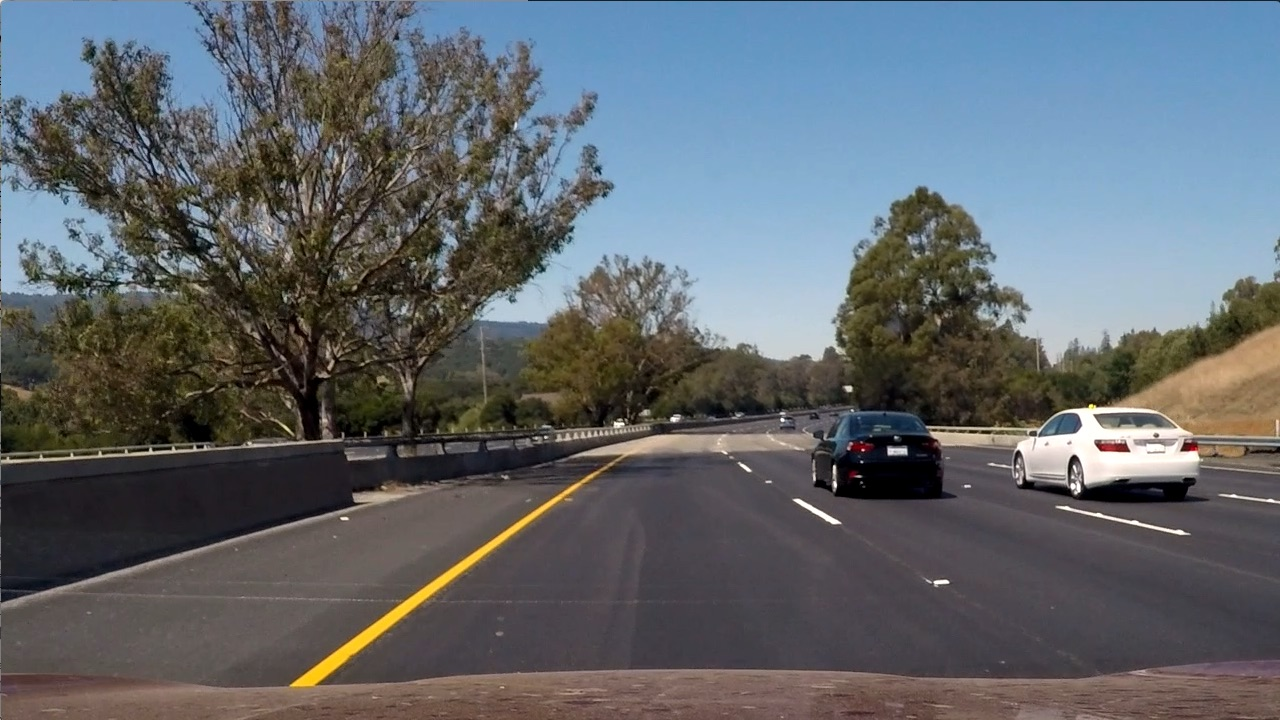
//> input picture test6.jpg, 1280 x 720 px
$ ./main   (built with g++ and OpenCV 4)
//> lines starting //> are read from the running program, lines starting //| are printed output that depends on the picture
//
//  main.cpp
//  demo
//
//  Created by morpheus on 21/04/2017.
//  Copyright © 2017 morpheus. All rights reserved.
//

#include <iostream>
#include <unistd.h>
#include "opencv2/imgproc/imgproc.hpp"
#include "opencv2/highgui/highgui.hpp"

using namespace std;
using namespace cv;

/**
 * sobelOperate : take Sobel operation on srcImage for edge detection and return the matrix of magnitude of gradient
 *                  the return matrix can be used to calculate Non-maximun-suppression
 */
Mat sobelOperate(const Mat &srcImage, Mat &resultImage, float minThresh, float maxThresh) {

    int nRows = srcImage.rows - 2;
    int nCols = srcImage.cols - 2;

    // Define Sobel kernel for X and Y direction
    Mat sobelx = (Mat_<double>(3,3) << 1, 0, -1, 2, 0, -2,  1,  0, -1);
    Mat sobely = (Mat_<double>(3,3) << 1, 2,  1, 0, 0,  0, -1, -2, -1);

    // Define Matrix of gradient value for Non-Maximum Suppression operation
    Mat gradMagMat = Mat::zeros(nRows, nCols, CV_32F);

    // Define Variables for detected edge value for X and Y direction
    double edgeX = 0;
    double edgeY = 0;
    // Define Variable for Gradient value
    double gradMag = 0;

    // perform Sobel Operation
    for (int k = 1; k < srcImage.rows - 1; ++k) {
        for (int n = 1; n < srcImage.cols - 1; ++n) {
            edgeX = 0;
            edgeY = 0;

            // Calculate gradient for both X and Y direction
            for (int i = -1; i <= 1; ++i) {
                for (int j = -1; j <= 1; ++j) {
                    edgeX += srcImage.at<uchar>(k+i, n+j) * sobelx.at<double>(1+i, 1+j);
                    edgeY += srcImage.at<uchar>(k+i, n+j) * sobely.at<double>(1+i, 1+j);
                }
            }

            // Calculate magnitude of gradient
            gradMag = sqrt(pow(edgeY, 2) + pow(edgeX, 2));
            // convert to binary image
            resultImage.at<uchar>(k-1, n-1) = ((gradMag > minThresh) && (gradMag < maxThresh) ? 255 : 0);
            // store gradient magnitude for calculate nms operation
            gradMagMat.at<float>(k-1, n-1) = gradMag;
        }
    }

    return gradMagMat;
}

/**
 * nmsOperate: take Non-Maximum-Suppression operation of gradMagMat for eliminate false edge and return the result image
 */
Mat nmsOperate(Mat gradMagMat, float minThresh) {

    const int nRows = gradMagMat.rows;
    const int nCols = gradMagMat.cols;

    Mat tempImageMat = Mat::zeros(nRows, nCols, gradMagMat.type());

    float *pDataMag = (float *)gradMagMat.data;
    float *pDataTmp = (float *)tempImageMat.data;

    printf("nRows: %d\n", nRows);
    printf("nCols: %d\n", nCols);

    // NMS operation: Compare with adjacent pixel for checking the pixel is Edge or not
    for (int i=1; i != nRows - 1; ++i) {
        for (int j=1; j != nCols - 1; ++j) {

            bool b1 = (pDataMag[i * nCols + j] > pDataMag[i * nCols + j - 1]);
            bool b2 = (pDataMag[i * nCols + j] > pDataMag[i * nCols + j + 1]);
            bool b3 = (pDataMag[i * nCols + j] > pDataMag[(i-1) * nCols + j]);
            bool b4 = (pDataMag[i * nCols + j] > pDataMag[(i+1) * nCols + j]);
            pDataTmp[i * nCols + j] = 255 * ((pDataMag[i * nCols + j] > minThresh) && ((b1 && b2) || (b3 && b4) ));
        }
    }

    tempImageMat.convertTo(tempImageMat, CV_8UC1);
    return tempImageMat.clone();

}


int main(int argc, const char * argv[]) {
    // insert code here...
    cout << "Hello, World!\n";

    char *dir = getcwd(NULL, 0);
    if (!dir) {
        return 2;
    }

    string sourceFile = "/test6.jpg";
    string strSobelFile = "/sobel_image.jpg";
    string strNMSFile = "/nms_image.jpg";

    string strDir = string(dir);
    string strSourcePath = strDir + sourceFile;
    Mat srcImage = cv::imread(strSourcePath);
//> srcImage is the input picture: 720 rows x 1280 cols, CV_8UC3; mean B, G, R 107.9, 102.6, 97

    if (srcImage.empty()) {
        return 1;
    }

    Mat srcGray;
    cvtColor(srcImage, srcGray, CV_RGB2GRAY);
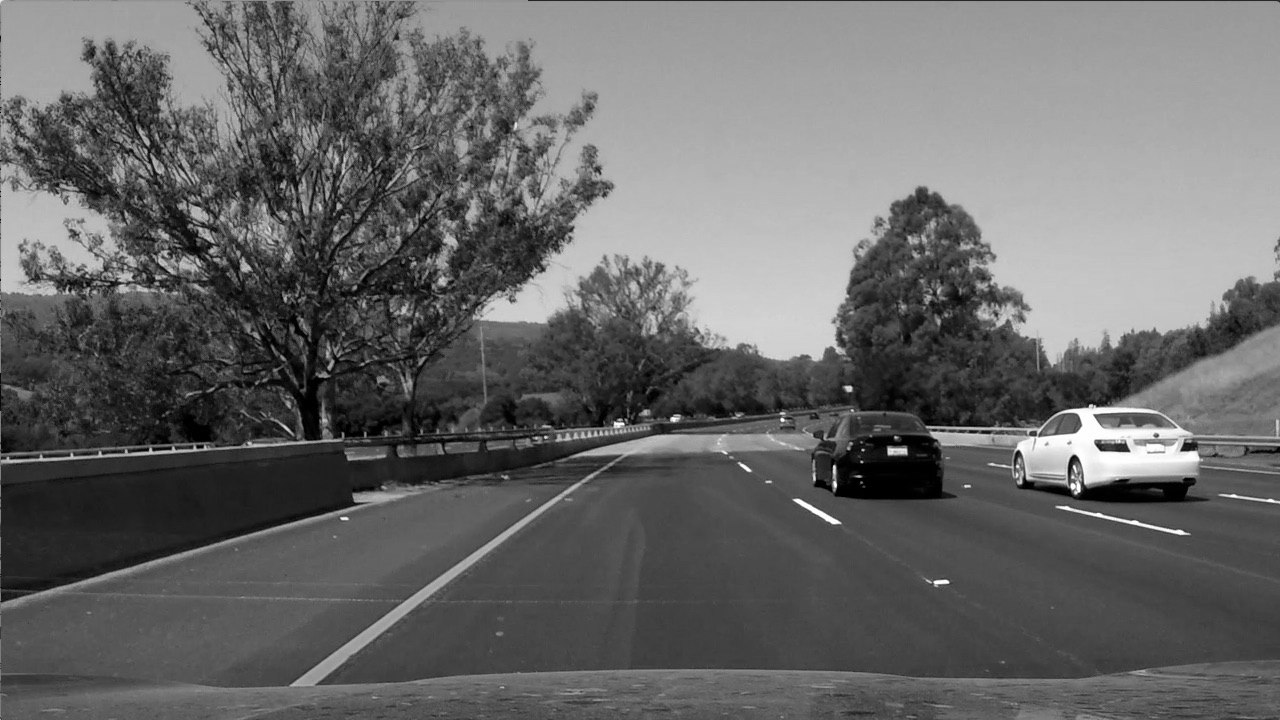
//> srcGray: 720 rows x 1280 cols, CV_8UC1; min 0, max 255, mean 103.6

    Mat sobelImage = Mat::zeros(srcGray.rows-2, srcGray.cols-2, srcGray.type());
    Mat gradMagMat = sobelOperate(srcGray, sobelImage, 50, 200);
//> the loop in sobelOperate, `for (int k = 1; k < srcImage.rows - 1; ++k)` made 718 passes
//> (edgeX, edgeY, gradMag) on passes 1 to 3: (185, -361, 405.6), (168, -288, 333.4), (52, -70, 87.2)
//> after the loop in sobelOperate, `for (int k = 1; k < srcImage.rows - 1; ++k)`:
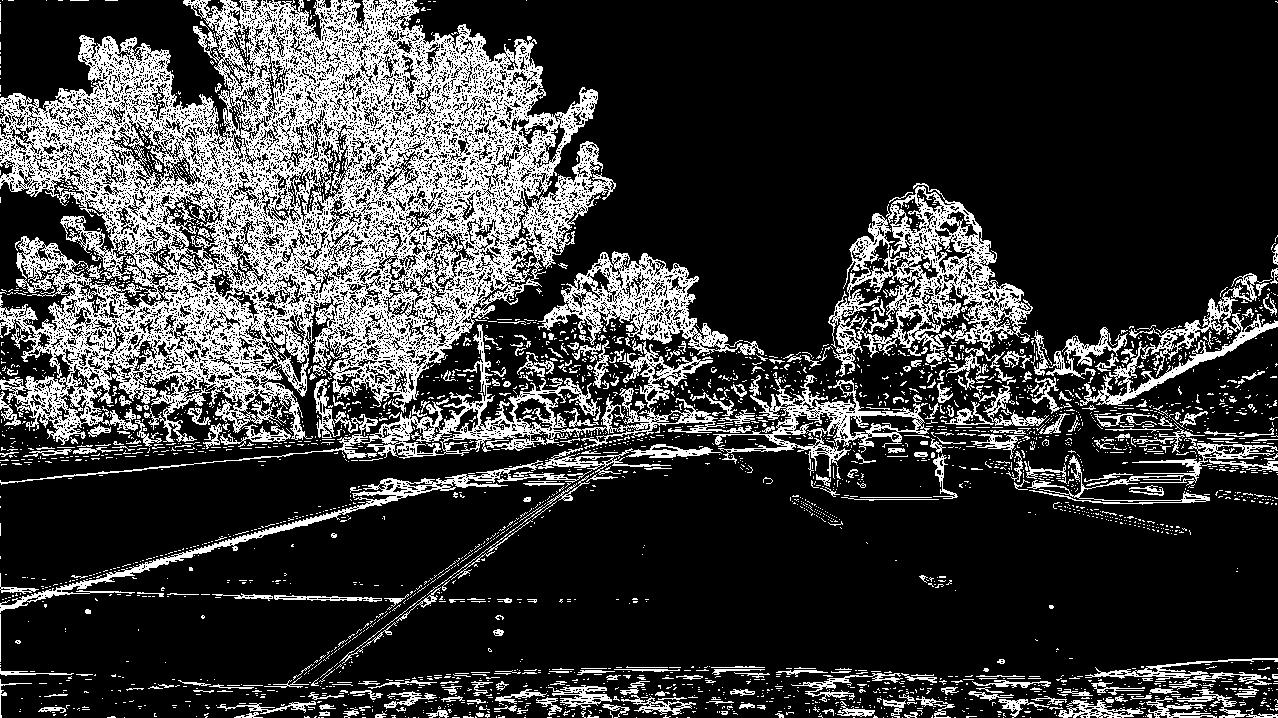
//> resultImage: 718 rows x 1278 cols, CV_8UC1; 22.6% white in thin lines or dots
//> after the loop in sobelOperate, `for (int k = 1; k < srcImage.rows - 1; ++k)`:
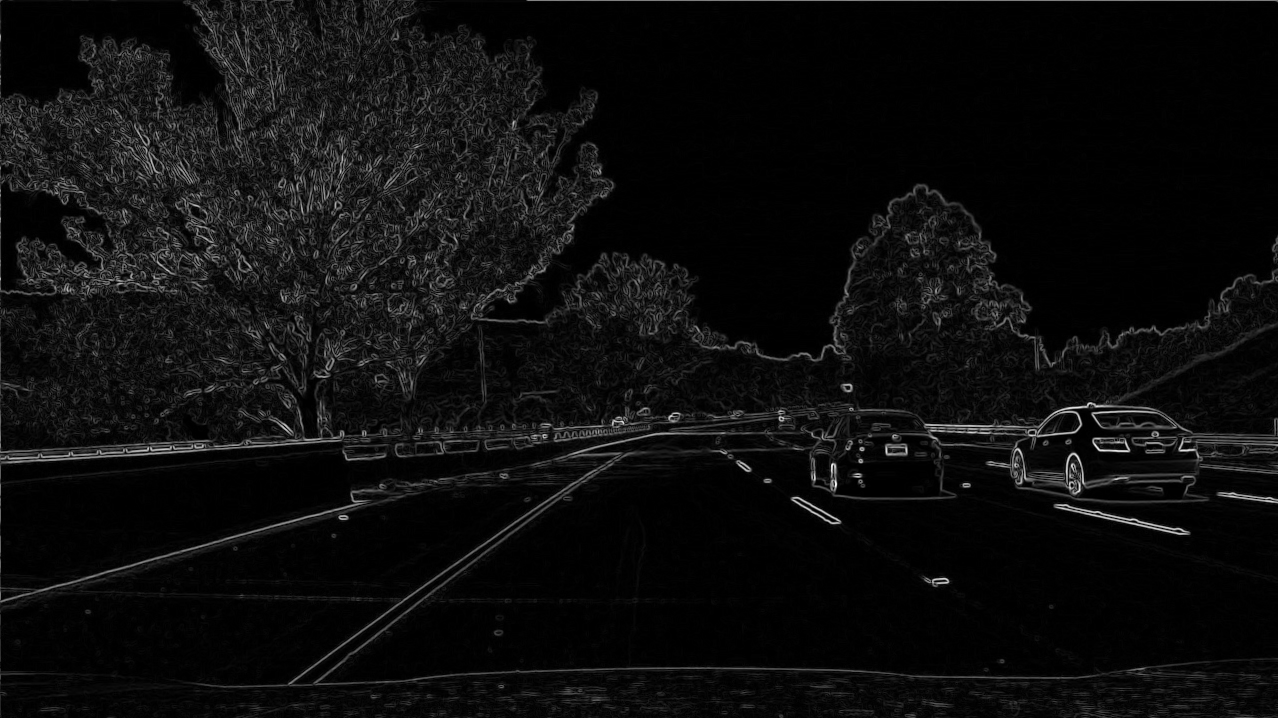
//> gradMagMat: 718 rows x 1278 cols, CV_32FC1; min 0, max 892.7, mean 48.2; drawn with min black and max white
//> after the loop in sobelOperate, `for (int k = 1; k < srcImage.rows - 1; ++k)`: edgeX = -104; edgeY = 26; gradMag = 107.2
    Mat nmsImage = nmsOperate(gradMagMat, 50);
//| nRows: 718
//| nCols: 1278
//> after the loop in nmsOperate, `for (int i=1; i != nRows - 1; ++i)`:
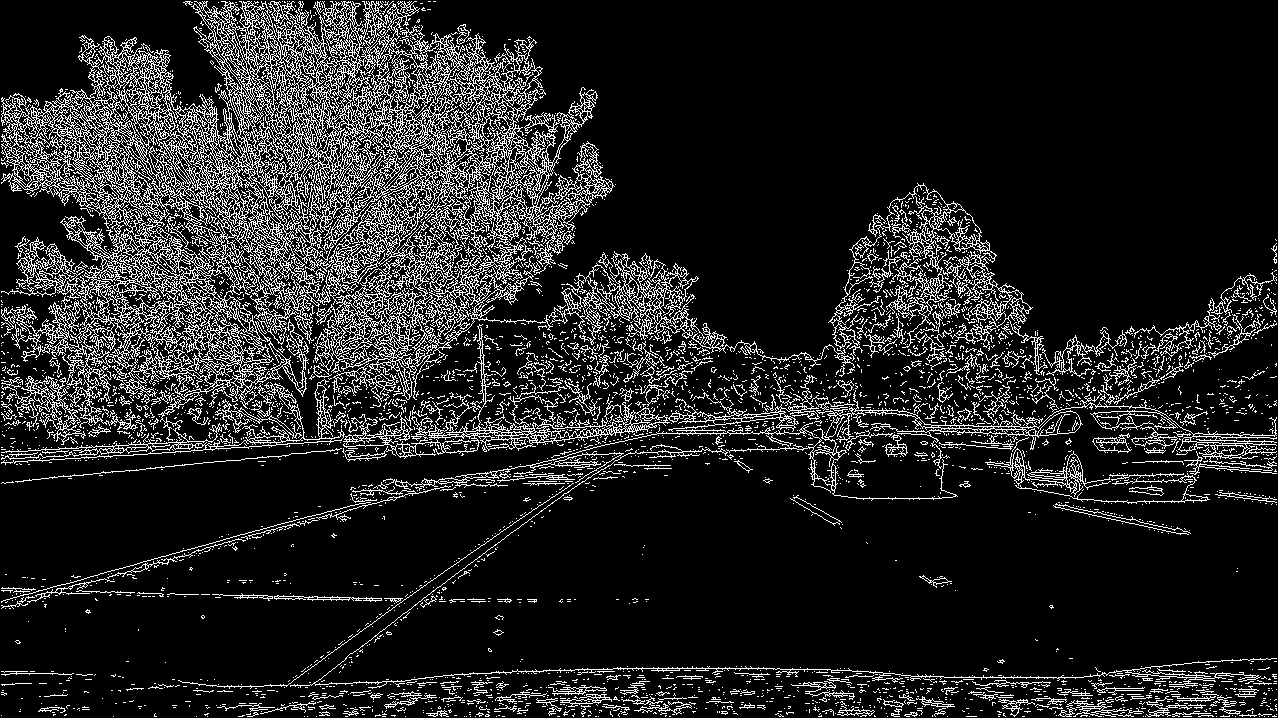
//> tempImageMat: 718 rows x 1278 cols, CV_32FC1; 13.6% white in thin lines or dots
//> in nmsOperate, `tempImageMat.convertTo(tempImageMat, CV_8UC1);`: tempImageMat: 718 rows x 1278 cols, CV_8UC1; 13.6% white in thin lines or dots

    string target_path = string(dir);
    target_path = strDir + strSobelFile;
    printf("Current dir: %s\n", target_path.c_str());
    imwrite(target_path, sobelImage);

    target_path = strDir + strNMSFile;
    printf("Current dir: %s\n", target_path.c_str());
    imwrite(target_path, nmsImage);


// [5 lines of commented-out code are left out]
    return 0;
}
